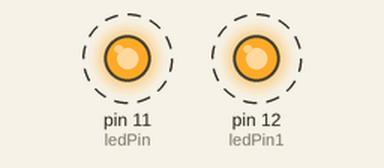
Simulated run of this sketch. Board: Arduino Uno, built with avr-gcc and run on an emulated ATmega328P. Shown: output pins drawn as LEDs (lit = HIGH). Dashed ring = blinking.

Above: at 0.5 s.
Timing chart, 0 to 4.6 s (numbered marks = the images above):
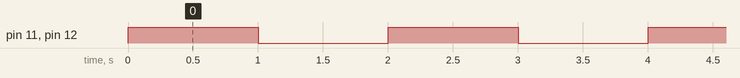

The sketch:

on-off.ino
```cpp
int ledPin = 11; // 第13隻接腳請連接到 LED，以便控制 LED 明滅。
int ledPin1 = 12;
// setup() 函數只會於電源啟動時執行1次
void setup()
{
  // 設定第 13 支腳為輸出模式
  pinMode(ledPin, OUTPUT);
   pinMode(ledPin1, OUTPUT);
}

// loop() 函數會不斷的被重複執行
void loop()
{
  digitalWrite(ledPin, HIGH); // 設定PIN13腳位為高電位= 0V ，LED 處於發亮狀態!!
    digitalWrite(ledPin1, HIGH); // 設定PIN13腳位為高電位= 0V ，LED 處於發亮狀態!!
  delay(1000);
   digitalWrite(ledPin, LOW); // 設定PIN13腳位為高電位= 0V ，LED 處於發亮狀態!!
   digitalWrite(ledPin1, LOW); // 設定PIN13腳位為高電位= 0V ，LED 處於發亮狀態!!
  delay(1000);
}
```

Measured:
- by itself, pin 11 (ledPin), pin 12 (ledPin1): alternates HIGH for 1.0 s and LOW for 1.0 s
